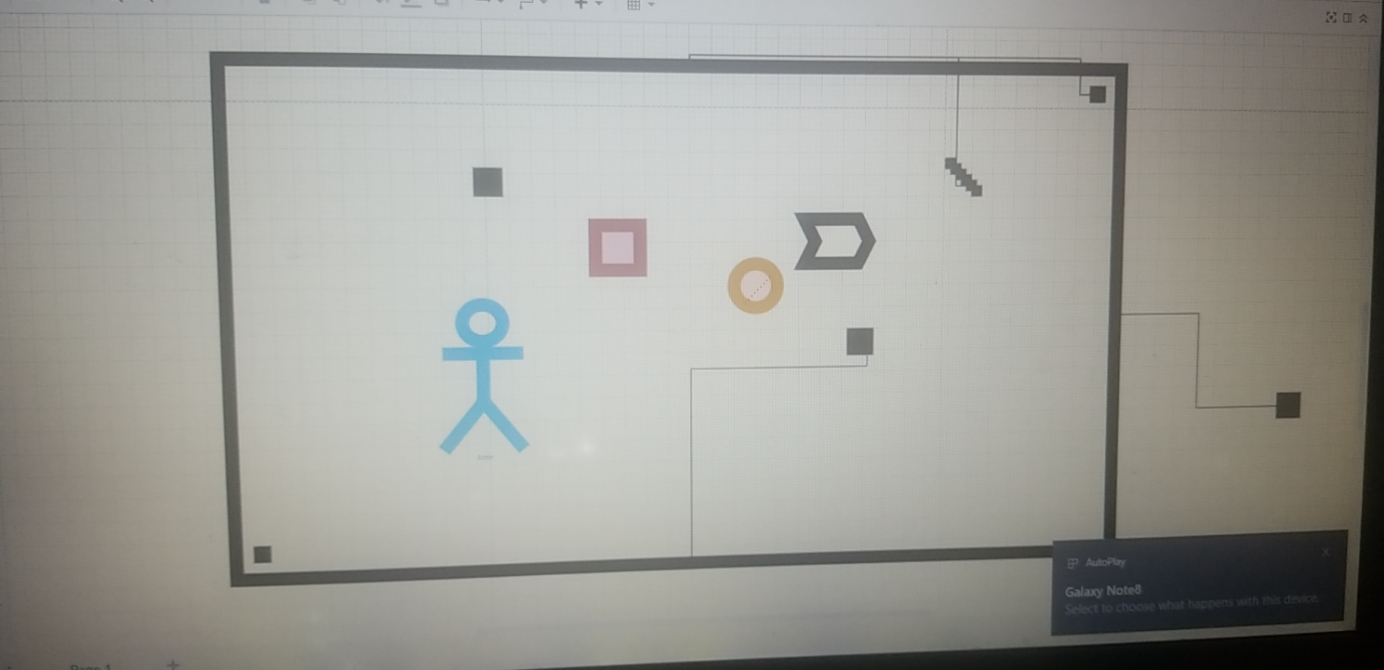
#> input picture screen.jpg, 1384 x 670 px
$ python lmao.py
#> lines starting #> are read from the running program, lines starting #| are printed output that depends on the picture; after the words box and inside, x2 and y2 are one past the last pixel; in counts of white or black regions, pixels touching at a corner belong together
import cv2
import numpy as np

image = cv2.imread('screen.jpg')
#> image is the input picture: shape (670, 1384, 3); mean B, G, R 151.9, 157.8, 157.8
cap = cv2.VideoCapture(3)

cap.set(3, 1000)
cap.set(4, 750)

kernel = np.ones((5,5),np.uint8)

while True:
    _, image = cap.read()
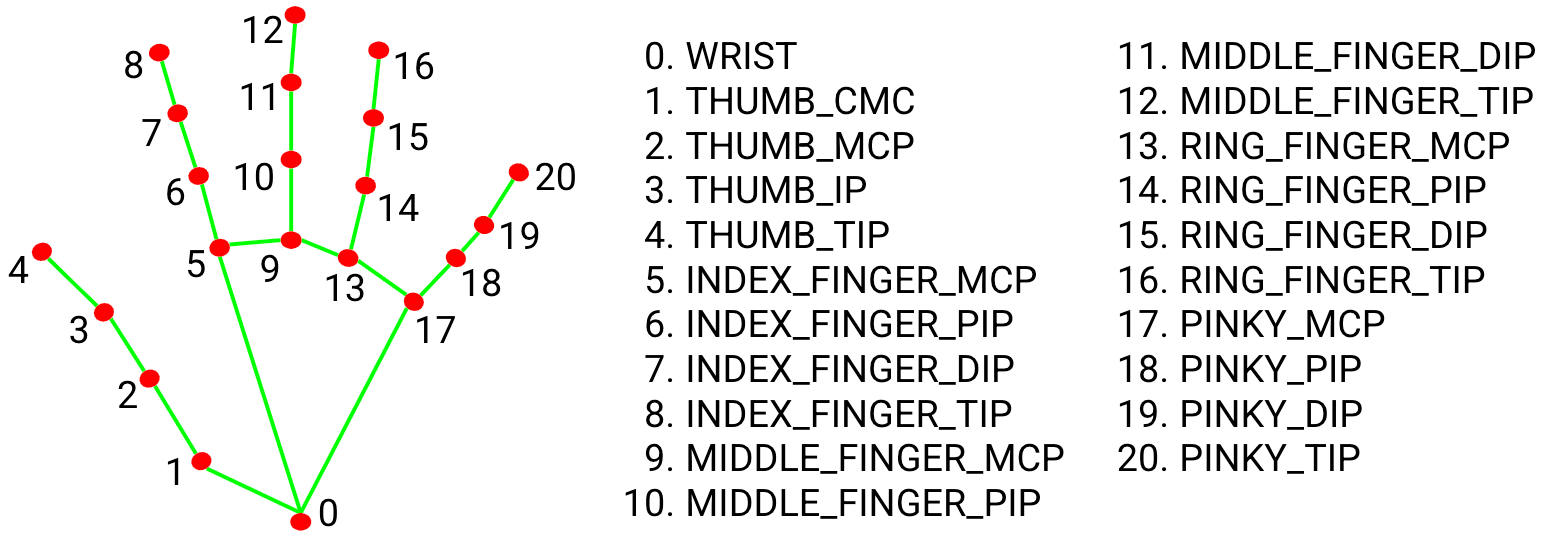
#> input picture hand_landmarks.png, 1543 x 538 px, given in place of the camera
#> image is the input picture: shape (538, 1543, 3); mean B, G, R 233.1, 234.9, 234.9

    h, w, _ = image.shape
#> h = 538; w = 1543

    lower = np.array([0,0,0], dtype = "uint8")
    upper = np.array([120,120,120], dtype = "uint8")

    mask = cv2.inRange(image, lower, upper)
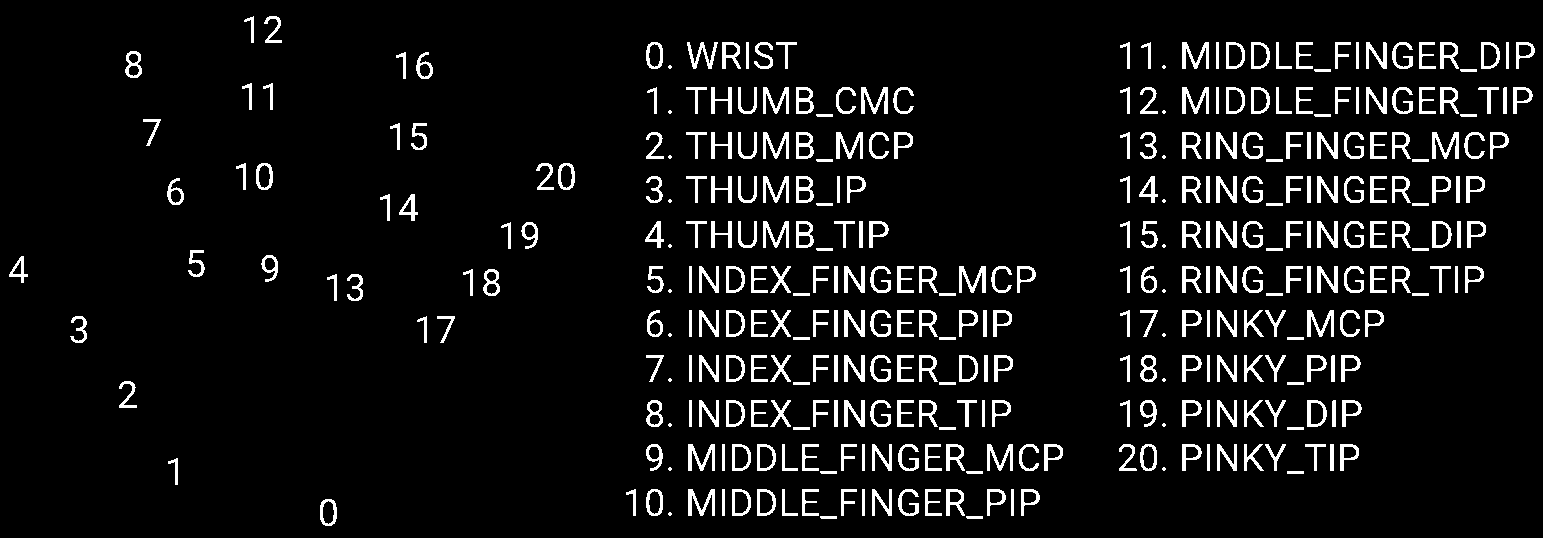
#> mask: shape (538, 1543); 7% white; 353 white regions (21 under 20 px), largest, box (x1, y1, x2, y2) and area: (861, 87, 888, 114) 349, (1432, 132, 1459, 159) 349, (1182, 42, 1209, 69) 344
    mask = cv2.morphologyEx(mask, cv2.MORPH_OPEN, kernel)
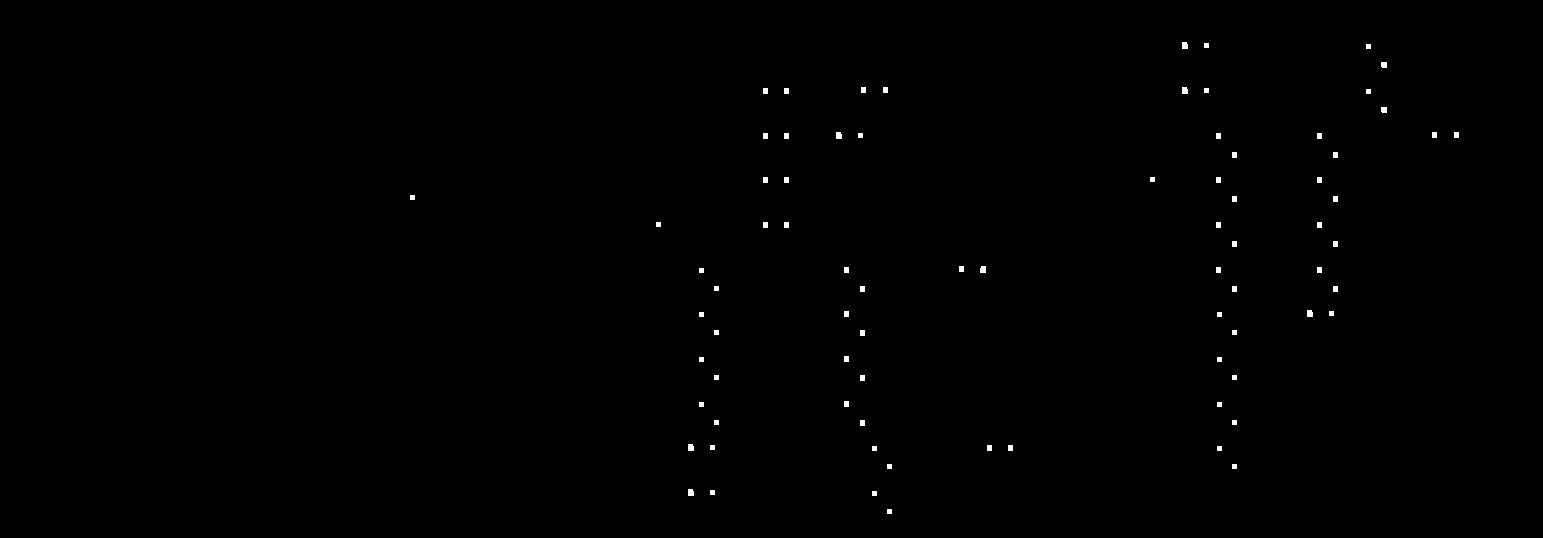
#> mask: shape (538, 1543); 0.28% white; 79 white regions
    mask = cv2.morphologyEx(mask, cv2.MORPH_CLOSE, kernel)
    output = cv2.bitwise_and(image, image, mask=mask)

    contours , _ = cv2.findContours(mask, cv2.RETR_TREE, cv2.CHAIN_APPROX_NONE)
#> contours = 79 contours, 31 with area under 20; largest, box (x1, y1, x2, y2) and area: (688, 489, 694, 496) 28, (688, 444, 694, 451) 28, (1307, 310, 1313, 317) 28, (980, 266, 986, 273) 28, (836, 132, 842, 139) 28

    squares = []
    square_pairs = []

    for contour in contours:

        approx = cv2.approxPolyDP(contour, 0.1 * cv2.arcLength(contour, True), True)

        # kiem tra 4 canh
        if len(approx) != 4:
            continue

        area = cv2.contourArea(contour)

        x, y, w, h = cv2.boundingRect(contour)
        ratio = w/h
        delta = abs(ratio - 1)

        if delta > 0.1:
            continue

        squares.append(contour)
#> this loop made 79 passes
#> (approx, area, x, y, w, h, ratio, delta) on passes 4, 9, 10, 12, 14, 18, 20: ([[688, 489], [688, 495], [693, 495], [692, 489]], 28.5, 688, 489, 6, 7, 0.857, 0.143), ([[1008, 445], [1008, 450], [1012, 450], [1012, 445]], 20, 1008, 445, 5, 6, 0.833, 0.167), ([[987, 445], [987, 450], [991, 450], [991, 445]], 20, 987, 445, 5, 6, 0.833, 0.167), ([[688, 444], [688, 450], [693, 450], [692, 444]], 28.5, 688, 444, 6, 7, 0.857, 0.143), ([[860, 420], [860, 425], [864, 425], [864, 420]], 20, 860, 420, 5, 6, 0.833, 0.167), ([[844, 401], [844, 406], [848, 406], [848, 401]], 20, 844, 401, 5, 6, 0.833, 0.167), ([[860, 375], [860, 380], [864, 380], [864, 375]], 20, 860, 375, 5, 6, 0.833, 0.167)
#> after the loop, squares = 33 contours, 31 with area under 20; largest, box (x1, y1, x2, y2) and area: (1381, 107, 1387, 113) 24, (1381, 62, 1387, 68) 24

    l = len(squares)
#> l = 33
    for i in range(l-1):
        for j in range(i+1, l):
            a1 = cv2.contourArea(squares[i])
            a2 = cv2.contourArea(squares[j])

            rect1 = cv2.boundingRect(squares[i])
            rect2 = cv2.boundingRect(squares[j])

            size = rect1[3]

            sw = abs(rect1[0]-rect2[0]) + size
            sh = abs(rect1[1]-rect2[1]) + size

            if abs(a1/a2-1) < .2 and sh > 0 and abs(sw/sh-16/9) < .2:
                print(sw/sh)
                square_pairs.append((squares[i], squares[j]))
#> after the loop, square_pairs = 31 items

    for sq1, sq2 in square_pairs:
        x, y, w, h = cv2.boundingRect(sq1)
        cv2.rectangle(output, (x, y), (x+w, y+h), (255, 0, 0), 2)

        x, y, w, h = cv2.boundingRect(sq2)
        cv2.rectangle(output, (x, y), (x+w, y+h), (255, 0, 0), 2)
#> this loop made 31 passes
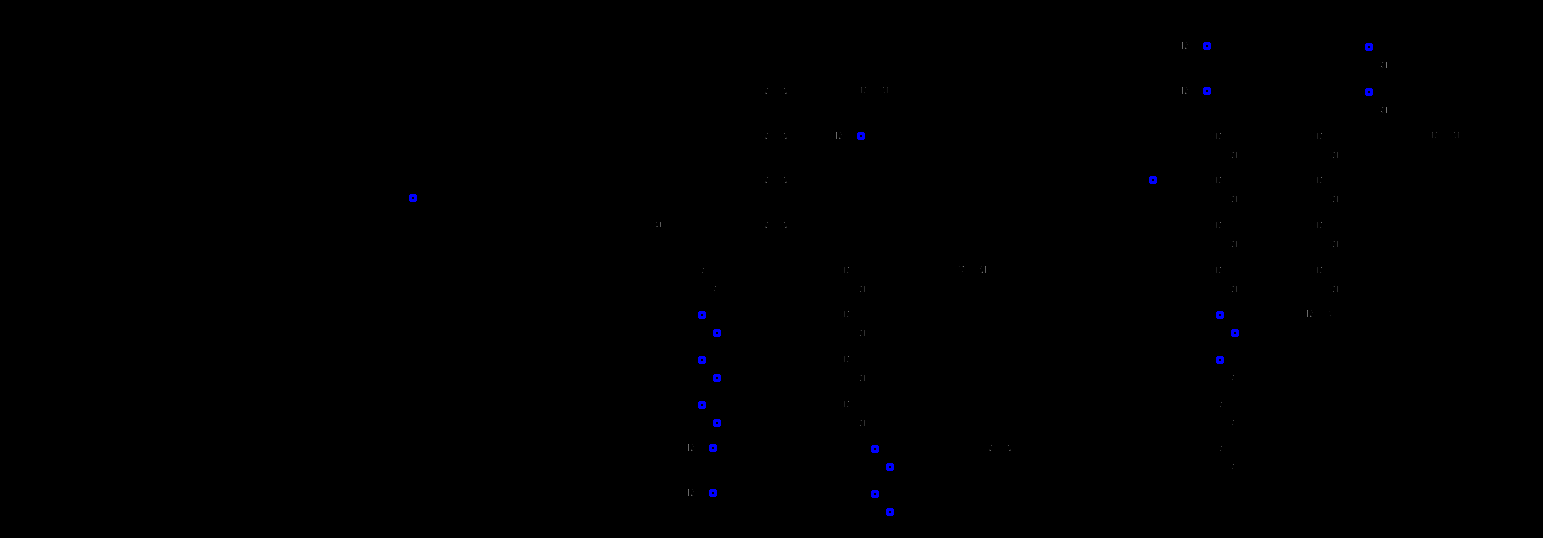
#> output: shape (538, 1543, 3); mean B, G, R 0.4, 0, 0

    h, w, c = output.shape
    output = cv2.resize(output, (int(w/2), int(h/2)))
#> output: shape (269, 771, 3)
    cv2.imshow('Lmao 1', output)

    if cv2.waitKey(1) & 0xFF == ord('q'):
#> (key q is pressed here)
        break

cap.release()
cv2.destroyAllWindows()
